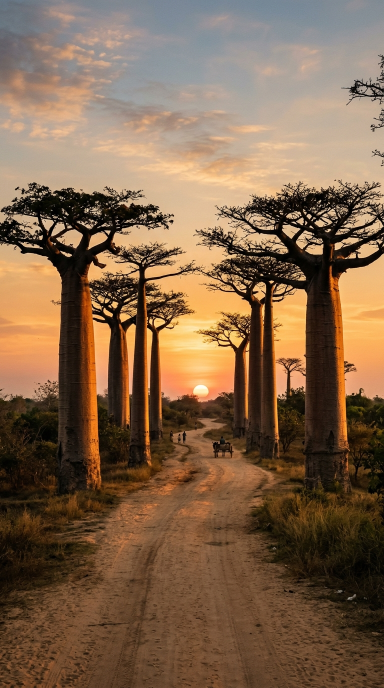
#> input picture baobab_mobile_app/mobile/assets/images/baobab_bg.jpg, 768 x 1376 px (shown at 1/2 size)
$ python -i image_features.py   (imports and definitions only)
#> lines starting #> are read from the running program, lines starting #| are printed output that depends on the picture; after the words box and inside, x2 and y2 are one past the last pixel; in counts of white or black regions, pixels touching at a corner belong together
"""
image_features.py
-----------------
Estimate a baobab tree's morphological measurements (height, crown
diameter, trunk diameter, DBH) from a single photograph using classical
computer-vision techniques (OpenCV).

Approach
--------
1. Segment the tree from the background:
     * an HSV green mask isolates the canopy,
     * an Otsu / adaptive mask on the lower-central strip isolates the trunk,
     * the union gives the whole-tree silhouette.
2. Measure the silhouette in PIXELS:
     * tree height        = silhouette bounding-box height,
     * crown diameter     = widest run of the canopy mask,
     * trunk diameter     = median width of the trunk mask near its base.
3. Convert pixels -> metres using a scale:
     * if the caller supplies a reference object of known real height and
       its pixel height, scale = real / pixels (accurate);
     * otherwise a configurable prior tree height is assumed so that the
       RATIOS are preserved and the user can correct the absolute values.

IMPORTANT (documented honestly for the thesis): absolute measurements
from a single uncalibrated image are approximate. The mobile app therefore
returns these as EDITABLE suggestions that the user confirms or adjusts
before prediction. Providing a scale reference greatly improves accuracy.
"""
import cv2
import numpy as np

# Fallback assumption when no scale reference is given: a typical mature
# baobab silhouette height (m). Used only to set absolute scale; ratios
# are unaffected.
DEFAULT_ASSUMED_HEIGHT_M = 10.0


def _largest_contour(mask):
    cnts, _ = cv2.findContours(mask, cv2.RETR_EXTERNAL, cv2.CHAIN_APPROX_SIMPLE)
    if not cnts:
        return None
    return max(cnts, key=cv2.contourArea)


def _canopy_mask(hsv):
    # broad green range covering foliage under varied lighting
    lower = np.array([25, 30, 30]); upper = np.array([95, 255, 255])
    mask = cv2.inRange(hsv, lower, upper)
    mask = cv2.morphologyEx(mask, cv2.MORPH_OPEN, np.ones((5, 5), np.uint8))
    mask = cv2.morphologyEx(mask, cv2.MORPH_CLOSE, np.ones((9, 9), np.uint8))
    return mask


def _trunk_mask(bgr, canopy_bottom, x0, x1):
    """Segment a trunk-like structure below the canopy in the central band."""
    h, w = bgr.shape[:2]
    band = bgr[canopy_bottom:h, max(0, x0):min(w, x1)]
    if band.size == 0:
        return None, (canopy_bottom, x0)
    gray = cv2.cvtColor(band, cv2.COLOR_BGR2GRAY)
    gray = cv2.GaussianBlur(gray, (5, 5), 0)
    _, th = cv2.threshold(gray, 0, 255, cv2.THRESH_BINARY_INV + cv2.THRESH_OTSU)
    th = cv2.morphologyEx(th, cv2.MORPH_CLOSE, np.ones((7, 7), np.uint8))
    return th, (canopy_bottom, max(0, x0))


def extract_features(image_path, ref_object_height_m=None,
                     ref_object_pixel_height=None,
                     assumed_height_m=DEFAULT_ASSUMED_HEIGHT_M):
    """Return estimated morphology + a quality/confidence report.

    Returns dict:
      { estimated: {height_m, crown_diameter_m, trunk_diameter_m, dbh_mm},
        pixels:    {tree_h, crown_w, trunk_w},
        scale_m_per_px, scale_source, confidence, notes }
    """
#> called with image_path = '../../mobile/assets/images/baobab_bg.jpg', assumed_height_m = 10
    bgr = cv2.imread(image_path)
#> bgr is the input picture: shape (1376, 768, 3); mean B, G, R 74.8, 100.2, 128.1
    if bgr is None:
        raise ValueError('Could not read image: %s' % image_path)

    # normalise size for stable thresholds
    max_side = 1024
    h0, w0 = bgr.shape[:2]
#> h0 = 1376; w0 = 768
    s = max_side / max(h0, w0)
#> s = 0.744
    if s < 1:
        bgr = cv2.resize(bgr, (int(w0 * s), int(h0 * s)))
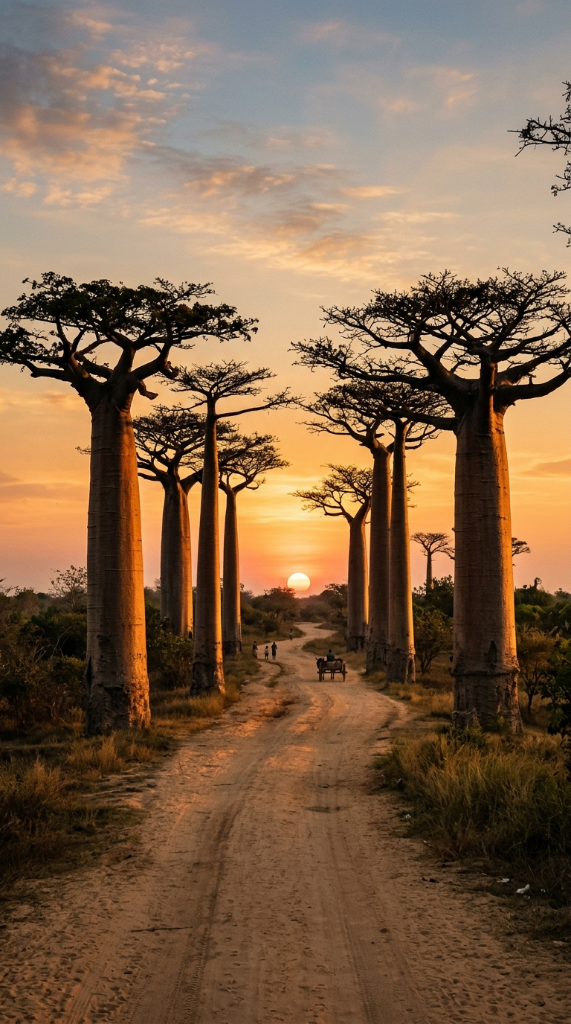
#> bgr: shape (1024, 571, 3); mean B, G, R 74.7, 100, 128
    h, w = bgr.shape[:2]
#> h = 1024; w = 571
    hsv = cv2.cvtColor(bgr, cv2.COLOR_BGR2HSV)
#> hsv: shape (1024, 571, 3); mean H, S, V 21.9, 127.4, 128.9

    notes = []

    # --- canopy ---
    cmask = _canopy_mask(hsv)
#> in _canopy_mask, `mask = cv2.inRange(hsv, lower, upper)`:
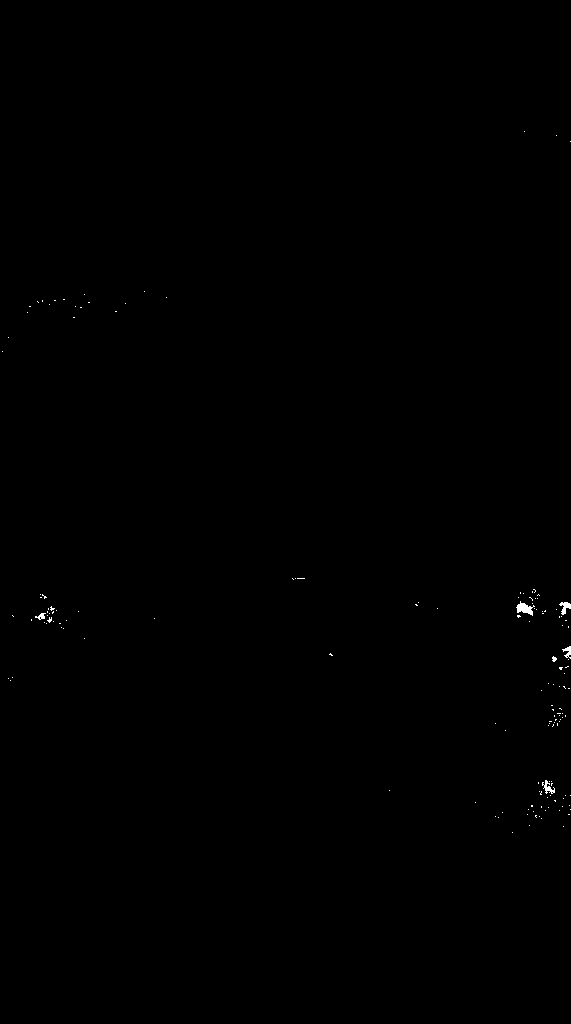
#> mask: shape (1024, 571); 0.12% white; 148 white regions (142 under 20 px), largest, box (x1, y1, x2, y2) and area: (516, 601, 535, 616) 139, (559, 602, 571, 615) 82, (542, 780, 555, 794) 80, (562, 646, 571, 659) 57, (35, 613, 46, 620) 40, (552, 656, 557, 662) 20
#> in _canopy_mask, `mask = cv2.morphologyEx(mask, cv2.MORPH_OPEN, np.ones((5, 5), np.uint8))`:
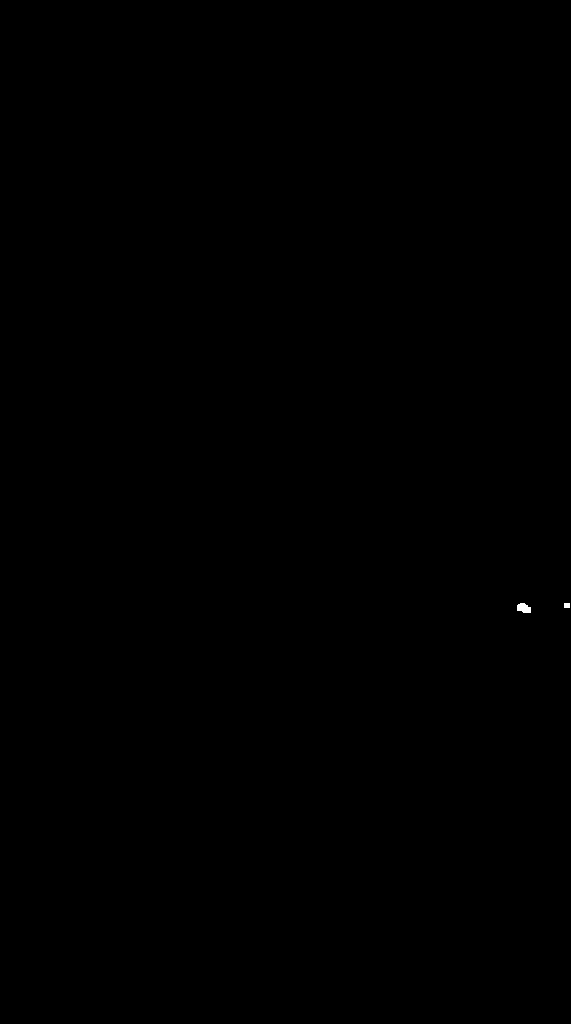
#> mask: shape (1024, 571); 0.02% white; 2 white regions, box (x1, y1, x2, y2) and area: (517, 603, 531, 613) 108, (564, 603, 570, 608) 30
#> in _canopy_mask, `mask = cv2.morphologyEx(mask, cv2.MORPH_CLOSE, np.ones((9, 9), np.uint..`: mask: shape (1024, 571); 0.02% white; 2 white regions
    canopy = _largest_contour(cmask)
#> in _largest_contour, `cnts, _ = cv2.findContours(mask, cv2.RETR_EXTERNAL, cv2.CHAIN_APPROX_S..`: cnts = 2 contours; box (x1, y1, x2, y2) and area: (517, 603, 531, 613) 88, (564, 603, 571, 608) 24
#> canopy = contour of 14 points, box (x1, y1, x2, y2) (517, 603, 531, 613), area 88
    if canopy is None or cv2.contourArea(canopy) < 0.01 * h * w:
        # fallback: whole-foreground via Otsu on saturation
        notes.append('Weak canopy segmentation; used foreground fallback.')
        _, cmask = cv2.threshold(hsv[:, :, 1], 0, 255,
                                 cv2.THRESH_BINARY + cv2.THRESH_OTSU)
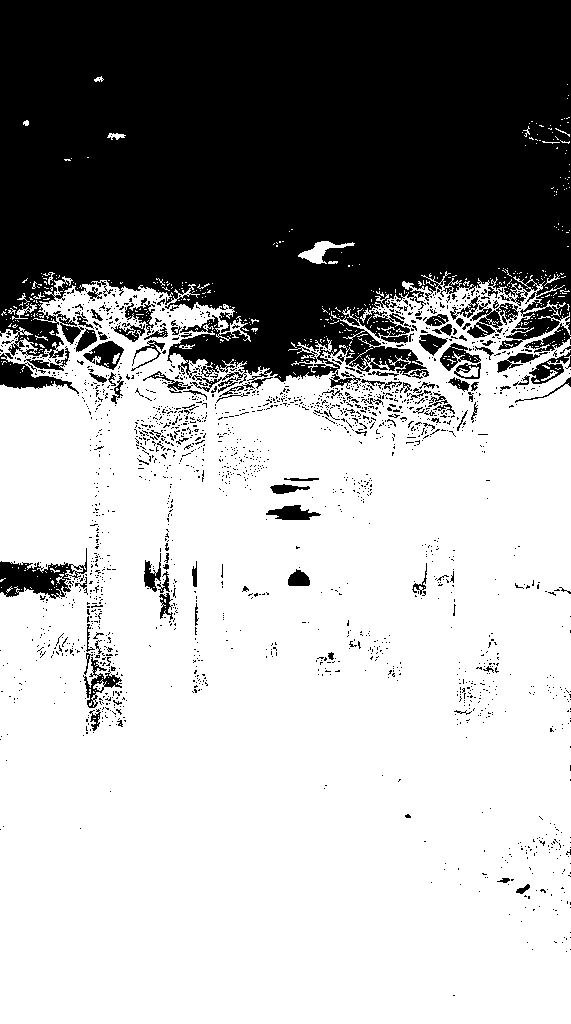
#> cmask: shape (1024, 571); 64.9% white; 1919 black regions (1811 under 20 px)
        canopy = _largest_contour(cmask)
#> in _largest_contour (call 2), `cnts, _ = cv2.findContours(mask, cv2.RETR_EXTERNAL, cv2.CHAIN_APPROX_S..`: cnts = 417 contours, 408 with area under 20; largest, box (x1, y1, x2, y2) and area: (0, 271, 571, 1024) 392386, (298, 241, 355, 264) 412, (288, 338, 338, 373) 202, (12, 303, 37, 320) 70, (107, 133, 126, 140) 54
#> canopy = contour of 3734 points, box (x1, y1, x2, y2) (0, 271, 571, 1024), area 392386
    cx, cy, cw, ch = cv2.boundingRect(canopy)
#> cx = 0; cy = 271; cw = 571; ch = 753
    crown_w_px = cw
#> crown_w_px = 571
    canopy_bottom = cy + ch
#> canopy_bottom = 1024
    center_x = cx + cw // 2
#> center_x = 285

    # --- trunk (central band beneath canopy) ---
    band_half = max(int(0.10 * w), cw // 6)
#> band_half = 95
    tmask, (ty0, tx0) = _trunk_mask(bgr, canopy_bottom, center_x - band_half,
                                    center_x + band_half)
#> in _trunk_mask, `band = bgr[canopy_bottom:h, max(0, x0):min(w, x1)]`: band = empty array
#> ty0 = 1024; tx0 = 190
    trunk_w_px = None
    trunk_bottom = canopy_bottom
#> trunk_bottom = 1024
    if tmask is not None and tmask.sum() > 0:
        # median non-zero row width in the lower third of the band
        rows = np.where(tmask.sum(axis=1) > 0)[0]
        if len(rows):
            trunk_bottom = ty0 + int(rows.max())
            lower = tmask[int(len(tmask) * 0.5):]
            widths = [np.count_nonzero(r) for r in lower if r.any()]
            if widths:
                trunk_w_px = float(np.median(widths))
    if not trunk_w_px:
        trunk_w_px = max(4.0, 0.08 * crown_w_px)
#> trunk_w_px = 45.68
        notes.append('Trunk not clearly detected; estimated from canopy width.')

    tree_h_px = float(trunk_bottom - cy)
#> tree_h_px = 753
    if tree_h_px < 0.3 * h:
        tree_h_px = float(ch)  # canopy only

    # --- scale ---
    if ref_object_height_m and ref_object_pixel_height:
        scale = float(ref_object_height_m) / float(ref_object_pixel_height)
        scale_source = 'reference_object'
        confidence = 'high'
    else:
        scale = float(assumed_height_m) / tree_h_px
#> scale = 0.0133
        scale_source = 'assumed_tree_height'
        confidence = 'low'
        notes.append('No scale reference supplied; absolute sizes are '
                     'approximate — please confirm/adjust before predicting.')

    height_m = round(tree_h_px * scale, 2)
#> height_m = 10
    crown_m = round(crown_w_px * scale, 2)
#> crown_m = 7.58
    trunk_m = round(trunk_w_px * scale, 3)
#> trunk_m = 0.607
    dbh_mm = round(trunk_m * 1000.0, 1)  # DBH ~ trunk diameter (mm)
#> dbh_mm = 607

    return {
        'estimated': {
            'height_m': max(0.5, height_m),
            'crown_diameter_m': max(0.3, crown_m),
            'trunk_diameter_m': max(0.05, trunk_m),
            'dbh_mm': max(30.0, dbh_mm),
        },
        'pixels': {'tree_h': tree_h_px, 'crown_w': float(crown_w_px),
                   'trunk_w': float(trunk_w_px)},
        'scale_m_per_px': scale,
        'scale_source': scale_source,
        'confidence': confidence,
        'notes': notes,
    }

>>> result = extract_features('../../mobile/assets/images/baobab_bg.jpg')
#> result = 6 items
